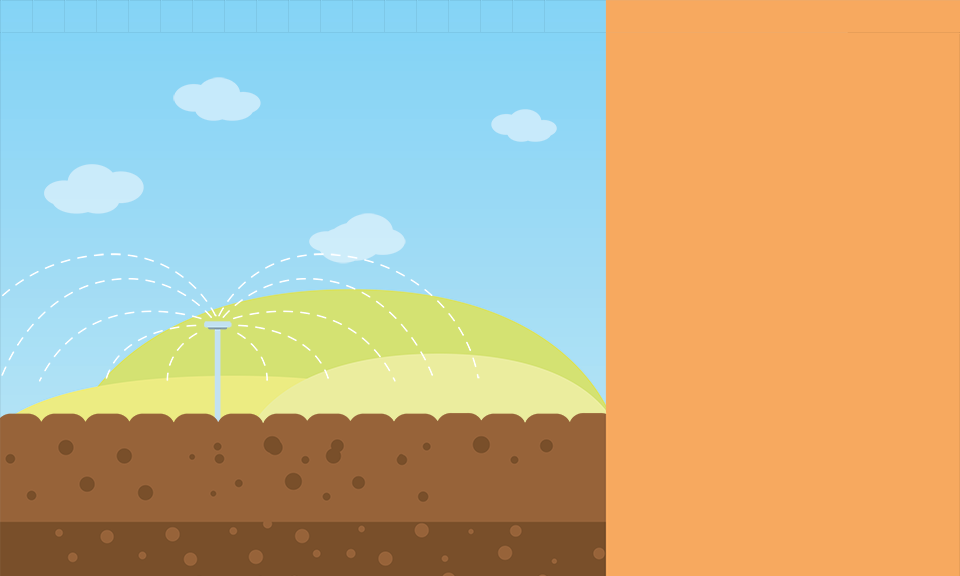

Below is a game level as drawn by its tile map, then a one-line description and the .tmx file that defines it, in full:
An orthogonal 30x18 tile map with 32x32 px tiles, 1 tile layer (TileLayer1), 2 tilesets.

<map version="1.0" tiledversion="1.1.5" orientation="orthogonal" renderorder="right-down" width="30" height="18" tilewidth="32" tileheight="32" infinite="0" nextobjectid="1">
 <tileset firstgid="1" source="map_garden_back_01.tsx" />
 <tileset firstgid="511" source="map_garden_back_01.tsx" />
 <layer name="TileLayer1" width="30" height="18">
  <data encoding="csv">
1,1,1,1,1,1,1,1,1,1,1,1,1,1,1,1,1,1,19,20,20,20,20,20,20,20,20,20,20,20,
1,2,3,4,5,6,7,8,9,10,11,12,13,14,15,16,17,18,19,20,21,22,23,24,25,26,27,28,29,30,
31,32,33,34,35,36,37,38,39,40,41,42,43,44,45,46,47,48,49,50,51,52,53,54,55,56,57,58,59,60,
61,62,63,64,65,66,67,68,69,70,71,72,73,74,75,76,77,78,79,80,81,82,83,84,85,86,87,88,89,90,
91,92,93,94,95,96,97,98,99,100,101,102,103,104,105,106,107,108,109,110,111,112,113,114,115,116,117,118,119,120,
121,122,123,124,125,126,127,128,129,130,131,132,133,134,135,136,137,138,139,140,141,142,143,144,145,146,147,148,149,150,
151,152,153,154,155,156,157,158,159,160,161,162,163,164,165,166,167,168,169,170,171,172,173,174,175,176,177,178,179,180,
181,182,183,184,185,186,187,188,189,190,191,192,193,194,195,196,197,198,199,200,201,202,203,204,205,206,207,208,209,210,
211,212,213,214,215,216,217,218,219,220,221,222,223,224,225,226,227,228,229,230,231,232,233,234,235,236,237,238,239,240,
241,242,243,244,245,246,247,248,249,250,251,252,253,254,255,256,257,258,259,260,261,262,263,264,265,266,267,268,269,270,
271,272,273,274,275,276,277,278,279,280,281,282,283,284,285,286,287,288,289,290,291,292,293,294,295,296,297,298,299,300,
301,302,303,304,305,306,307,308,309,310,311,312,313,314,315,316,317,318,319,320,321,322,323,324,325,326,327,328,329,330,
331,332,333,334,335,336,337,338,339,340,341,342,343,344,345,346,347,348,349,350,351,352,353,354,355,356,357,358,359,360,
361,362,363,364,365,366,367,368,369,370,371,372,373,374,375,376,377,378,379,380,381,382,383,384,385,386,387,388,389,390,
391,392,393,394,395,396,397,398,399,400,401,402,403,404,405,406,407,408,409,410,411,412,413,414,415,416,417,418,419,420,
421,422,423,424,425,426,427,428,429,430,431,432,433,434,435,436,437,438,439,440,441,442,443,444,445,446,447,448,449,450,
451,452,453,454,455,456,457,458,459,460,461,462,463,464,465,466,467,468,469,470,471,472,473,474,475,476,477,478,479,480,
481,482,483,484,485,486,487,488,489,490,491,492,493,494,495,496,497,498,499,500,501,502,503,504,505,506,507,508,509,510
</data>
 </layer>
</map>